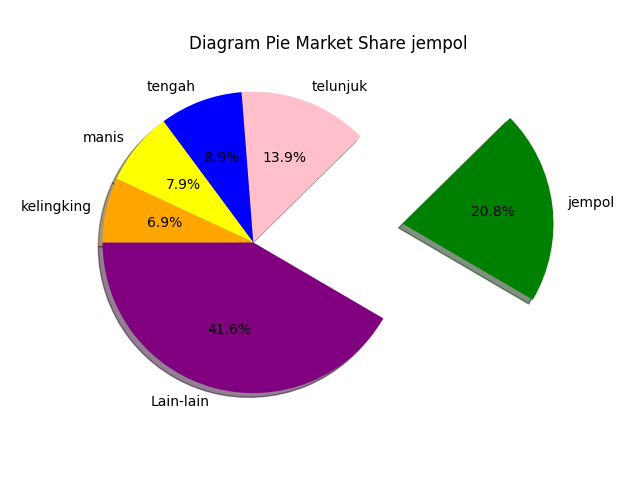

This figure's Python source:
import numpy as np 
import matplotlib.pyplot as plt 
labels = ['Lain-lain','jempol','telunjuk','tengah','manis','kelingking'] 
values = [42,21,14,9,8,7] 
colors = ['purple','green','pink','blue','yellow','orange'] 
explode = [0,1,0,0,0,0] #fokus pada jempol 
plt.title('Diagram Pie Market Share jempol') 
plt.pie(values,labels=labels,colors=colors,explode=explode,shadow=True,autopct='%1.1f%%',startangle=180) 
plt.axis('equal') 
plt.show()
